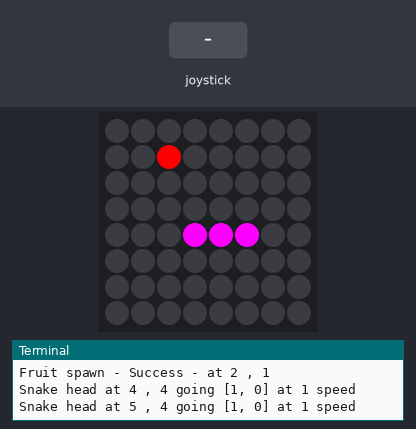
A program run on a simulated Raspberry Pi (BCM pin numbers) with a Sense HAT. Parts: the Sense HAT's 8×8 RGB LED matrix, the last lines printed to the terminal. The test bench sets the inputs (shaded band). Random numbers come from a fixed seed; the 64×8 strip is a reading aid, not a part: it shows the text the matrix is scrolling, unrolled, one strip-width of it at a time.

Above: at 1.6 s.
1.7 s: joystick pushed up
At 2.6 s:
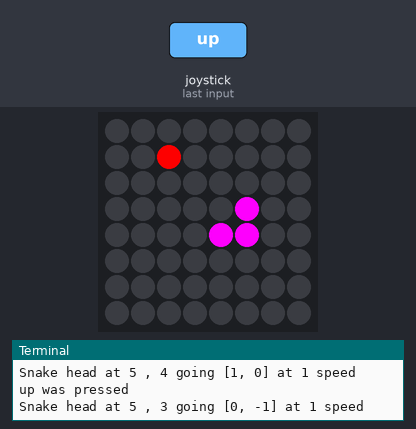
4.7 s: joystick pushed left
At 5.8 s:
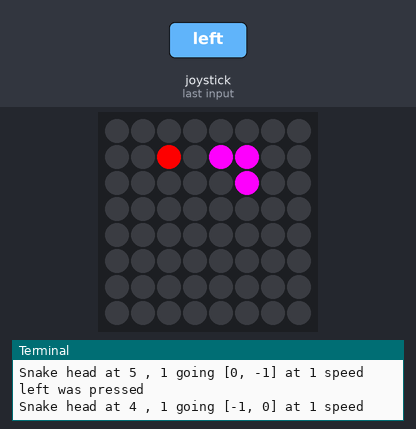
7.7 s: joystick pushed down
At 8.7 s:
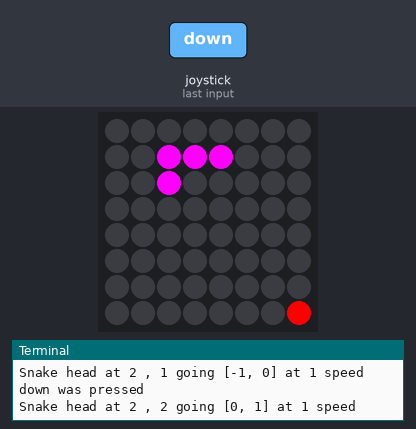
10.7 s: joystick pushed right
At 11.8 s:
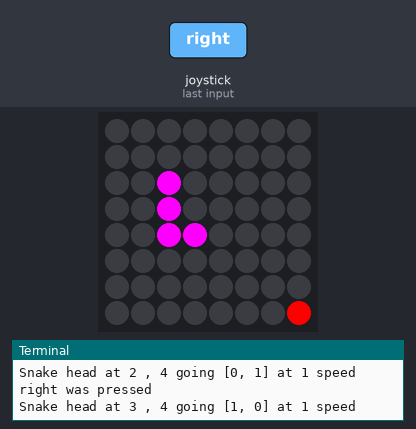
13.7 s: joystick pushed down
At 14.7 s:
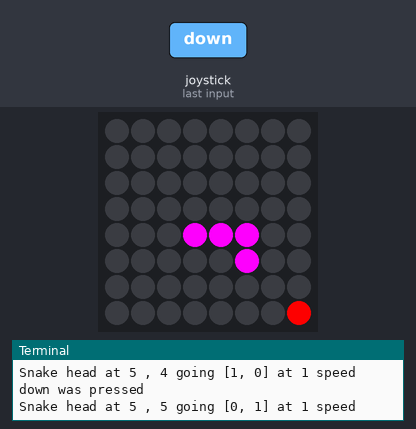
16.7 s: joystick pushed left
At 17.8 s:
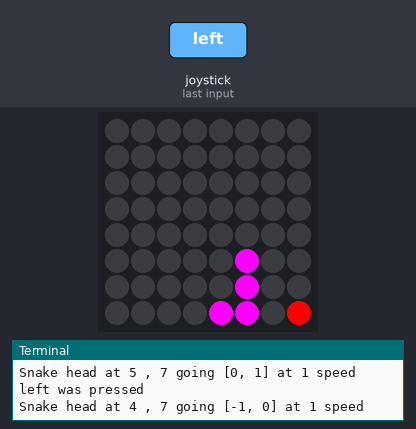
Timing chart, 0 to 19.7 s (numbered marks = the images above; inputs shaded):
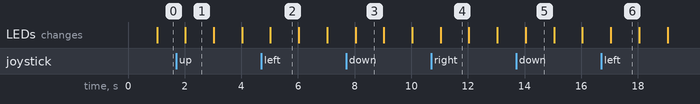

Measured:
- what the display in image 1 shows lasts 1.0 s, from 2.0 s to 3.0 s

The program:

Snake.py
```python
#Imports
import random
from sense_hat import SenseHat
from time import sleep

#Instance af sensehat for using the joystick events and displaying on the senseHat display
sense = SenseHat()

#Global variables
x, y = 4, 4

curDir = [1,0]

score = 0

fruit = 0

tick = 1

Snake = [[2,4],
         [3,4],
         [4,4]]

Fruit = [0,0]

#Function for calculating and changing the global variable "score"
def calcScore():
    global score, tick
    tick = round(tick,2)
    score = int(score)
    score += (fruit * 5)


#Function for declaring death then displaying the score and speed credits on the senseHat display and allowing closing the game by hitting the middle joyStick
def declareDeath():
    global score, tick
    while True:
        for event in sense.stick.get_events():
            if event.direction == 'middle':
                print("GAME CLOSED")
                quit()
        sense.clear()
        #FYI scroll_speed is amount of pixels it moves per second
        sense.show_message("SCORE: "+str(score), text_colour=(255,0,0), scroll_speed=0.1)
        sense.show_message("SPEED: "+str(tick),text_colour=(255,0,255), scroll_speed=0.1)

#Function for speeding up the global variable time by 25% of current speed per function-call
def speedUp():
    global tick
    tick *= 0.75

#Function for drawing in the snake on the display by looping through the entire Snake array
#And then getting the coordinates for each bodypart and then drawing in a pixel at set coordinate
def drawSnake():
    for bodyPart in Snake:
        sense.set_pixel(bodyPart[0], bodyPart[1],255,0,255)

#Function for drawing in fruits
#Also ensures that the fruit does not spawn ontop of the snake by checking against every possible snake bodypart
#In case that it would spawn ontop of the snake then it returns another drawFruit call which esssentially breaks out of itself and runs itself again
def drawFruit():
    global Fruit
    r1 = random.randint(0,7)
    r2 = random.randint(0,7)
    for bodyPart in Snake:
        if r1 == bodyPart[0] and r2 == bodyPart[1]:
            print("Fruit spawn - Failed - at",r1,",",r2)
            return drawFruit()
    Fruit = [r1,r2]
    sense.set_pixel(Fruit[0], Fruit[1],255,0,0)
    print("Fruit spawn - Success - at",r1,",",r2)

#Function for moving the x,y by adding the numbers given in the direction array
def move(direction):
    global y, x, curDir
    curDir = direction
    x += direction[0]
    y += direction[1]

#Function for checking the current position of the snake and then calling the drawFruit(), calcScore(), declareDeath() and speedUp() functions depending on position
#Checks if the snake head eats the fruit position
#Also removes end of the snake unless a fruit was eaten
def checkPosition():
    global score,fruit
    if y == 8 or x == 8 or y == -1 or x == -1:
        calcScore()
        print("Snake hit the edge")
        declareDeath()
    for sn in Snake:
        if sn == [x,y]:
            calcScore()
            print("Snake ate itself")
            declareDeath()
    if x == Fruit[0] and y == Fruit[1]:
        print('Fruit eaten - at',Fruit[0],",",Fruit[1])
        drawFruit()
        fruit += 1
        if fruit % 3 == 0:
            speedUp()
    else:
        sense.set_pixel(Snake[0][0], Snake[0][1],0,0,0) #fjerner røv-pixelen på slangen
        Snake.remove(Snake[0]) #fjerner røven.
    Snake.append([x,y]) #tilføjer hoved
    score += 0.1


#Initial clears and draws of the snake
sense.clear()
drawSnake()
drawFruit()

#Running Code
while True:
    print("Snake head at",x,",",y,"going",curDir,"at",tick,"speed")
    drawSnake()
    sleep(tick)
    for event in sense.stick.get_events():
        print(event.direction,"was", event.action)
        if event.direction == 'up' and (event.action == 'pressed' or event.action == 'held'):
            move([0,-1])
            break
        elif event.direction == 'down' and (event.action == 'pressed' or event.action == 'held'):
            move([0,1])
            break
        elif event.direction == 'left' and (event.action == 'pressed' or event.action == 'held'):
            move([-1,0])
            break
        elif event.direction == 'right' and (event.action == 'pressed' or event.action == 'held'):
            move([1,0])
            break
    else:
        move(curDir)

    checkPosition()
```
